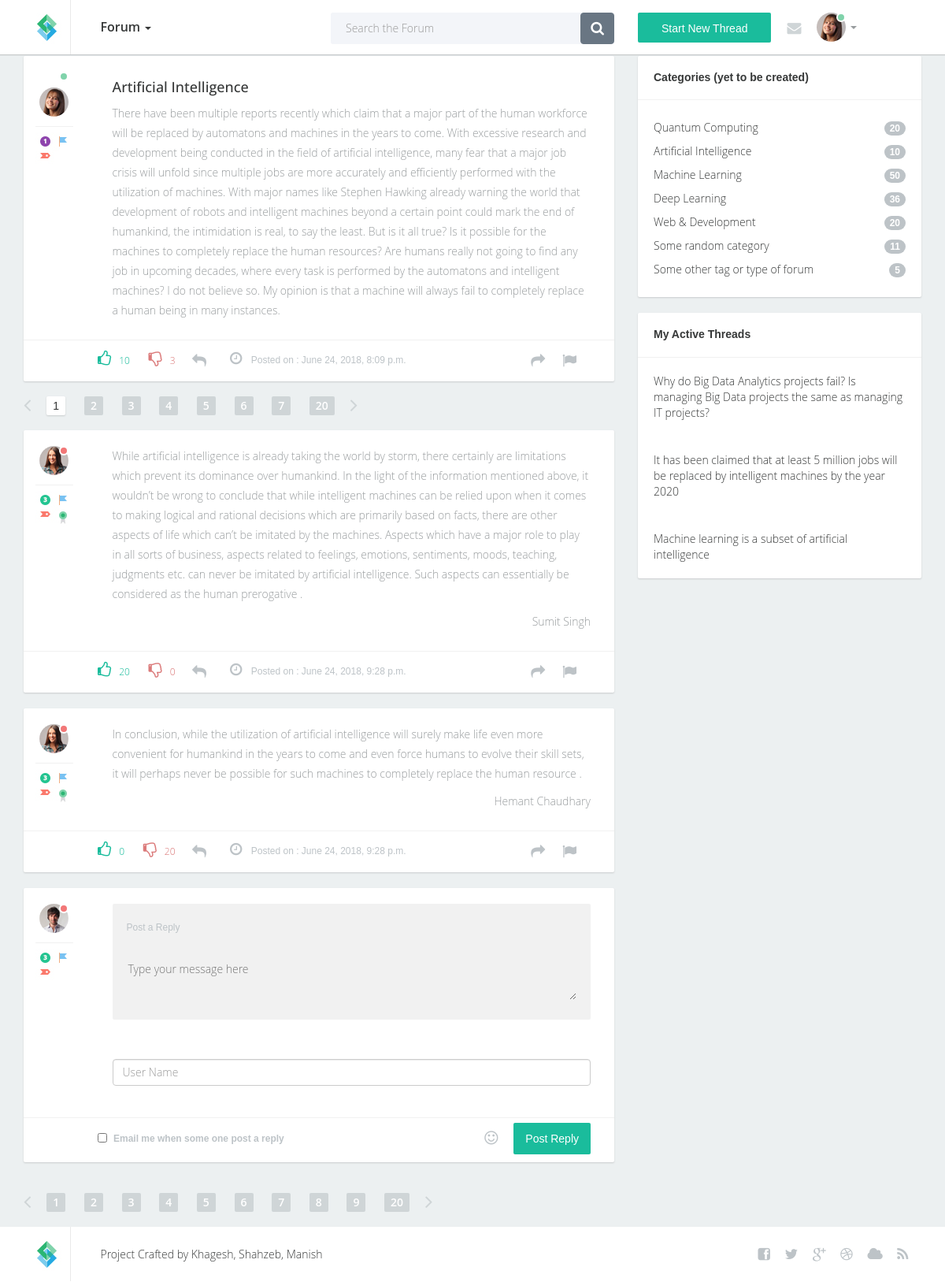
/forum/view/1, run on an earlier commit of the app's database.
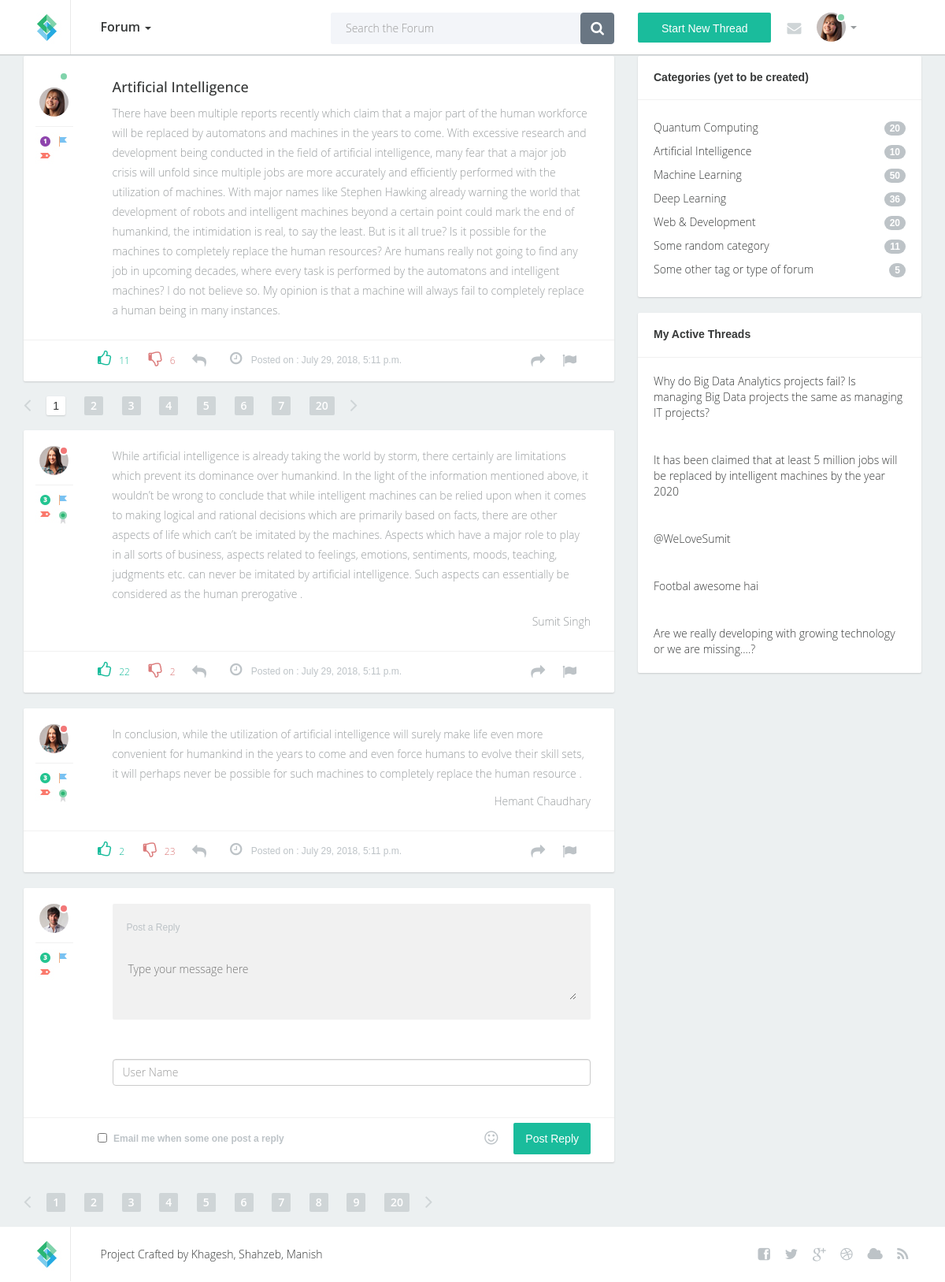
And on a later commit of the database.
### authenticate_app/models.py (models this page shows, shortened)
class thread(models.Model):
    TOPIC_CHOICES = (
        ('TOPIC1', (
            ('S1', 'Subtopic 1'),
            ('S2', 'Subtopic 2 (Default)'),
        )
        ),
        ('TOPIC2', (
            ('S3', 'Subtopic 3'),
            ('S3', 'Subtopic 4'),
        )
        ),
        ('OT', 'OTHER'),
    )
    user_name = models.CharField(max_length=50)
    subject = models.CharField(max_length=50, unique=True)
    topic = models.CharField(
        max_length=2, choices=TOPIC_CHOICES, default="Subtopic 2")
    datetime = models.DateTimeField(auto_now=True)
    description = models.CharField(max_length = 150)
    post_body = models.TextField()
    likes = models.IntegerField(default = 0)
    dislikes = models.IntegerField(default = 0)

class reply(models.Model):
    parent_post = models.ForeignKey('thread', on_delete=models.CASCADE)
    user_name = models.CharField(max_length=50, default = "Anonymous")
    date_field = models.DateTimeField(auto_now=True)
    reply_body = models.TextField(null = False)
    likes = models.IntegerField(default=0)
    dislikes = models.IntegerField(default = 0)

### authenticate_app/views.py (the view, shortened to what this page needs)
# urls.py: path('view/<int:id>', views.view_thread, name = "viewthread"),
def view_thread(request, id):
    replies = reply.objects.filter(parent_post_id = id)
    all_threads = thread.objects.order_by('datetime')
    thread_data = thread.objects.get(id = id)
    reply_data = {"reply_data" : replies,
                  "thread_data": thread_data,
                  "all_threads": all_threads,
                  "random_img" : "/static/images/avatar{}.jpg".format(RI(1,4)),
                  "title"      : "View Thread",
                  "ide"        : id
                  }
    return render(request, 'thread.html', reply_data)

### template/thread.html (shortened to what the changed rows need)
{% extends 'base.html' %}
{% load static %}
{% block bodyblock %}
<section class = "content">
                <div class="container">
                    <div class="row">
                        <div class="col-lg-8 col-md-8">
                            <div class="post beforepagination">
                                <div class="topwrap">
                                    <div class="posttext pull-left">
                                        <h2>{{ thread_data.subject }}</h2>
                                        <p> {{ thread_data.post_body }}</p>
                                    </div>
                                </div>
                                <div class="postinfobot">
                                    <div class="likeblock pull-left">
                                        <a href="{% url 'upthread' thread_data.id %}" class="up"><i class="fa fa-thumbs-o-up"></i>{{thread_data.likes}}</a>
                                        <a href="{% url 'downthread' thread_data.id %}" class="down">
                                            <i class="fa fa-thumbs-o-down"></i>{{thread_data.dislikes}}</a>
                                    </div>
                                    <div class="prev pull-left">
                                        <a href="#"><i class="fa fa-reply"></i></a>
                                    </div>
                                    <div class="posted pull-left"><i class="fa fa-clock-o"></i> Posted on : {{ thread_data.datetime }}</div>
                                    <div class="next pull-right">
                                        <a href="#"><i class="fa fa-share"></i></a>
                                        <a href="#"><i class="fa fa-flag"></i></a>
                                    </div>
                                    <div class="clearfix"></div>
                                </div>
                            </div>
                            {% for reply in reply_data %}
                            <div class="post">
                                <div class="topwrap">
                                    <div class="userinfo pull-left">
                                        <div class="avatar">
                                            <img src="{{random_img}}" alt="" />
                                            <div class="status red">&nbsp;</div>
                                        </div>
                                        <div class="icons">
                                            <img src="{% static "images/icon3.jpg" %}" alt="" /><img src="{% static "images/icon4.jpg" %}" alt="" /><img src="{% static "images/icon5.jpg" %}" alt="" /><img src="{% static "images/icon6.jpg" %}" alt="" />
                                        </div>
                                    </div>
                                    <div class="posttext pull-left">
                                        <p>{{reply.reply_body }}</p>
                                        <p align = "right"></b>{{ reply.user_name }}</p>
                                    </div>
                                    <div class="clearfix"></div>
                                </div>
                                <div class="postinfobot">
                                    <div class="likeblock pull-left">
                                        <a href="{% url 'upreply' reply.id %}" class="up"><i class="fa fa-thumbs-o-up"></i>{{ reply.likes }}</a>
                                        <a href="{% url 'downreply' reply.id %}" class="down"><i class="fa fa-thumbs-o-down"></i>{{ reply.dislikes }}</a>
                                    </div>
                                    <div class="prev pull-left">
                                        <a href="#"><i class="fa fa-reply"></i></a>
                                    </div>
                                    <div class="posted pull-left"><i class="fa fa-clock-o"></i> Posted on : {{ reply.date_field }}</div>
                                    <div class="next pull-right">
                                        <a href="#"><i class="fa fa-share"></i></a>
                                        <a href="#"><i class="fa fa-flag"></i></a>
                                    </div>
                                    <div class="clearfix"></div>
                                </div>
                            </div>
                            {% endfor %}
                        </div>
<div class="col-lg-4 col-md-4">
                <div class="sidebarblock">
                    {% for i in all_threads %}
                    <div class="blocktxt">
                        <a href="{% url "viewthread" i.id %}">{{ i.description }}</a>
                    </div>
                    {% endfor %}
                </div>
            </div>
            </div>
            </div>
{% endblock %}

What changed in the data, as far as the page shows it:
removed thread: description "Machine learning is a subset of artificial intelligence"
changed thread "Artificial Intelligence": likes "10" → "11"; dislikes "3" → "6"; datetime "June 24, 2018, 8:09 p.m." → "July 29, 2018, 5:11 p.m."
changed reply "Sumit Singh": likes "20" → "22"; dislikes "0" → "2"; date_field "June 24, 2018, 9:28 p.m." → "July 29, 2018, 5:11 p.m."
changed reply "Hemant Chaudhary": likes "0" → "2"; dislikes "20" → "23"; date_field "June 24, 2018, 9:28 p.m." → "July 29, 2018, 5:11 p.m."
added thread: description "@WeLoveSumit"
added thread: description "Footbal awesome hai"
added thread: description "Are we really developing with growing technology or we are missing....?"
